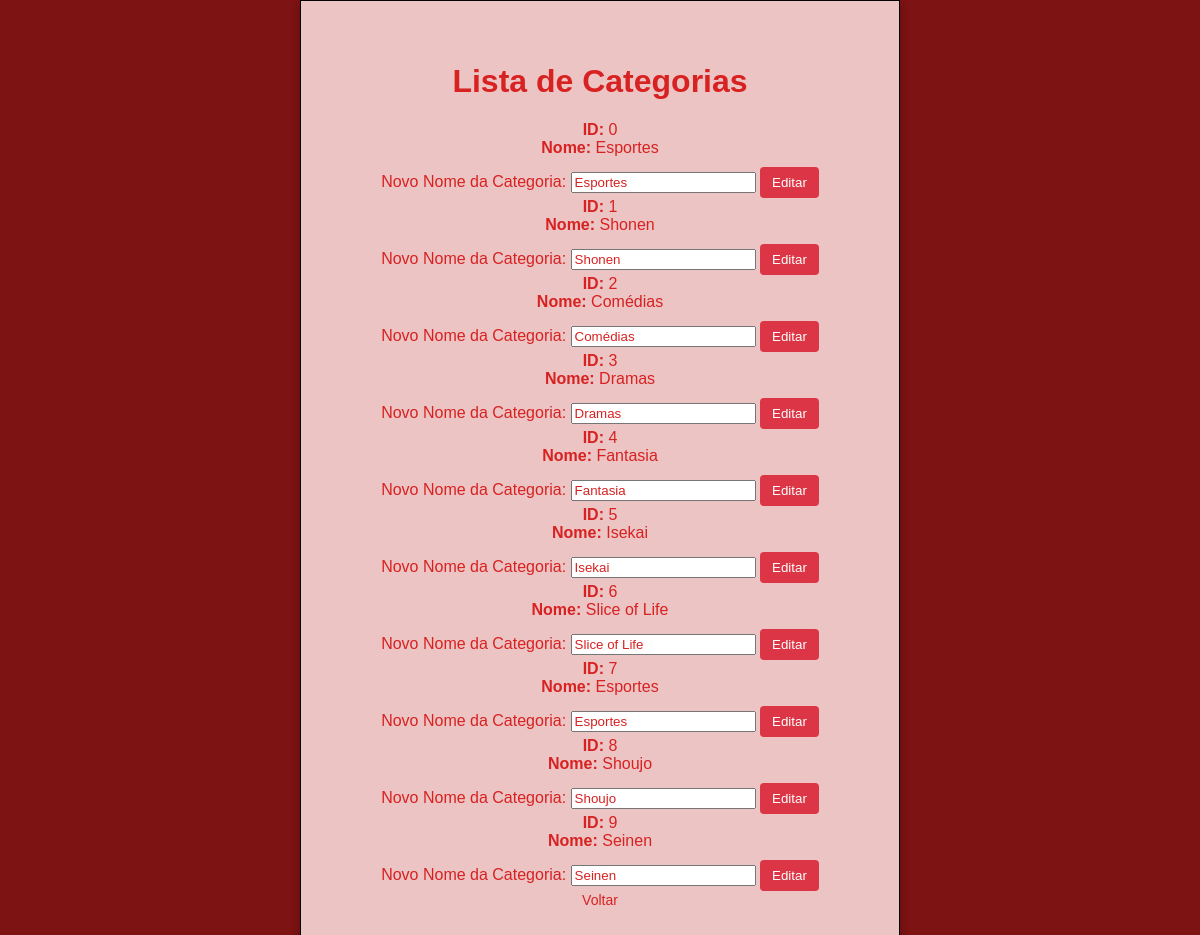
Page /adminCategoria.php on the committed database.
### tables this page shows
CREATE TABLE `categories` (
  `id` int(11) NOT NULL,
  `name` varchar(50) NOT NULL
);

### includes/classes/conta.php (called while the page is built, shortened)
<?php
class conta {
    private $con;
    public function __construct($con){
        $this->con = $con;
    }
   public function listarCategorias() {
    $query = $this->con->query("SELECT * FROM categories");
    return $query->fetchAll(PDO::FETCH_ASSOC);
   }
   }
?>

### adminCategoria.php (the view, shortened to what this page needs)
<?php
require_once("includes/config.php");
require_once("includes/classes/conta.php");
  $conta = new Conta($con);
$categorias = $conta->listarCategorias();
?>
<!DOCTYPE html>
<html lang="en">
<head>
    <link rel="stylesheet" type="text/css" href="assets/style/style.css" />
</head>
<body>
    <div class="cadastro">
        <div class="colunas-admin">
            <div class="header">
                <h1>Lista de Categorias</h1>
            </div>
            <div class="lista-categorias">
                <?php foreach ($categorias as $categoria) : ?>
                    <div class="categoria-item">
                        <strong>ID:</strong> <?php echo $categoria['id']; ?><br>
                        <strong>Nome:</strong> <?php echo $categoria['name']; ?><br>
                        <form method="POST" class="acao-form">
                            <label for="novoNomeCategoria">Novo Nome da Categoria:</label>
                            <input type="text" name="novoNomeCategoria" value="<?php echo $categoria['name']; ?>" required>
                            <input type="submit" name="editarCategoria" value="Editar" class="acao-botao">
                        </form>
                    </div>
                <?php endforeach; ?>
            </div>
            <a href="admin.php" class="mensagemCadastro">Voltar</a>
        </div>
    </div>
</body>
</html>

### assets/style/style.css (style rules this page uses)
:root { --cor-primaria: #234230; --cor-secundaria: #fff; --cor-fundo: #000000; --cor-texto: #d82121; --cor-hover: #faf8ef; }
html, body { height: 100%; padding: 0; margin: 0; }
* { font-family: Arial, Helvetica, sans-serif; color: var(--cor-texto); box-sizing: border-box; }
a { text-decoration: none; }
.cadastro { background-color: #7e1313; height: 100vh; display: flex; align-items: center; justify-content: center; }
.colunas-admin { background-color: #ecc4c4; min-height: 300px; max-height: 100%; width: 600px; box-shadow: rgba(12, 11, 11, 0.3) 0 1px 10px; padding: 40px 35px; overflow-y: auto; border: #000 1px solid; align-items: center; text-align: center; }
.mensagemCadastro, .mensagemEntrar, .mensagemErro { font-size: 14px; font-weight: 400; text-decoration: none; color: var(--cor-texto); }
.colunas-admin { max-width: 800px; margin: auto; }
.header { text-align: center; margin-bottom: 20px; }
.acao-form { margin-top: 10px; }
.acao-botao { background-color: #dc3545; color: #fff; border: none; padding: 8px 12px; cursor: pointer; border-radius: 4px; }

### rows in the picture
categories: id "0", name "Esportes", novoNomeCategoria "Esportes"
categories: id "1", name "Shonen", novoNomeCategoria "Shonen"
categories: id "2", name "Comédias", novoNomeCategoria "Comédias"
categories: id "3", name "Dramas", novoNomeCategoria "Dramas"
categories: id "4", name "Fantasia", novoNomeCategoria "Fantasia"
categories: id "5", name "Isekai", novoNomeCategoria "Isekai"
categories: id "6", name "Slice of Life", novoNomeCategoria "Slice of Life"
categories: id "7", name "Esportes", novoNomeCategoria "Esportes"
categories: id "8", name "Shoujo", novoNomeCategoria "Shoujo"
categories: id "9", name "Seinen", novoNomeCategoria "Seinen"
